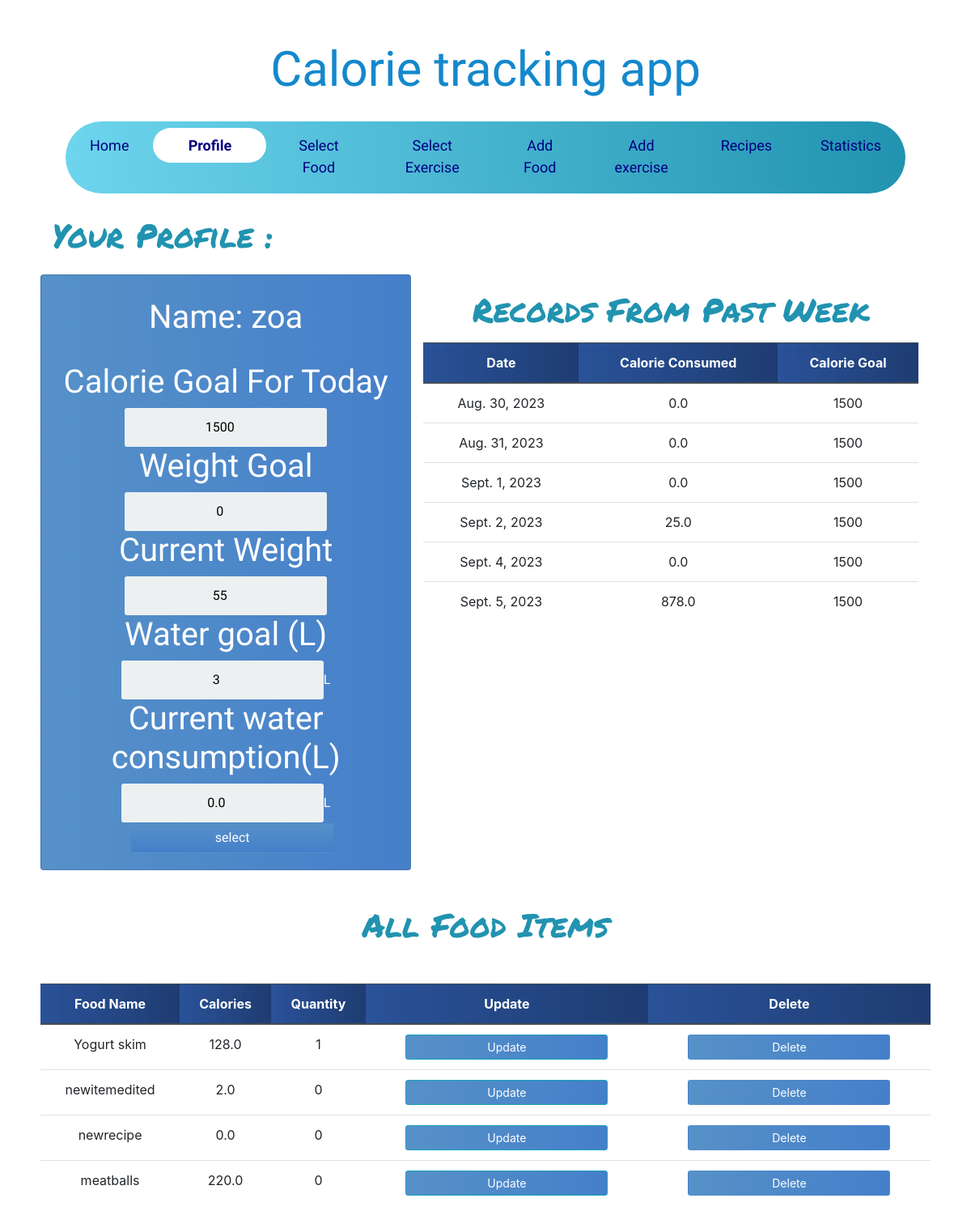
/profile/ (signed in), run on the app's committed database.
### user/models.py (models this page shows, shortened)
class Profile(models.Model):
    person_of = models.ForeignKey(User, null=True, on_delete=models.CASCADE)
    current_weight = models.IntegerField(default=0, blank=True)
    goal_weight = models.IntegerField(default=0, blank=True)
    calorie_count = models.FloatField(default=0, blank=True)
    food_selected = models.ForeignKey(Food, on_delete=models.CASCADE, null=True, blank=True)
    recipe_selected = models.ForeignKey(Receipe, on_delete=models.CASCADE, null=True, blank=True)
    exercises_selected = models.ForeignKey(Exercise, on_delete=models.CASCADE, null=True, blank=True)
    time_hour_exercise = models.IntegerField(default=0, blank=True)
    calorie_exercise = models.FloatField(null=False, default=0)
    quantity = models.FloatField(default=0)
    total_calorie = models.FloatField(default=0, null=True)
    total_calorie_exercise = models.FloatField(default=0, null=True)
    date = models.DateField(auto_now_add=True)
    calorie_goal = models.PositiveIntegerField(default=1500, blank=True)
    all_food_selected_today = models.ManyToManyField(Food, through='PostFood', related_name='inventory')
    all_recipe_selected_today = models.ManyToManyField(Receipe, through='PostFood', related_name='inventory')
    meat_type_choices = (
        ('breakfast', 'breakfast'),
        ('brunch', 'brunch'),
        ('lunch', 'lunch'),
        ('dinner', 'dinner'),
        ('supper', 'supper'),
        ('snacks', 'snacks'),
    )
    meat_type = models.CharField(max_length=50, choices=meat_type_choices, default='breakfast')
    goal_water = models.PositiveIntegerField(null=True, blank=True, default=3)
    current_water = models.FloatField(max_length=100, null=True, blank=True, default=0)

### calory_counter/models.py (models this page shows, shortened)
class Food(models.Model):
    name = models.CharField(max_length=200, null=False)
    measure = models.CharField(max_length=200, null=True)
    quantity = models.PositiveIntegerField(null=False, default=0)
    calorie = models.FloatField(null=False, default=0)
    carbohydrate = models.DecimalField(max_digits=5, decimal_places=2, default=0, null=True)
    fats = models.DecimalField(max_digits=5, decimal_places=2, default=0, null=True)
    protein = models.DecimalField(max_digits=5, decimal_places=2, default=0, null=True)
    person_of = models.ForeignKey(User, null=True, on_delete=models.CASCADE)

### calory_counter/views.py (the view)
# urls.py: path('profile/',ProfilePage,name='profile'),
@login_required
def ProfilePage(request):
    person = Profile.objects.filter(person_of=request.user).last()
    food_items = Food.objects.filter(person_of=request.user)
    form = ProfileForm(instance=person)
    if request.method == 'POST':
        form = ProfileForm(request.POST, instance=person)
        if form.is_valid():
            form.save()
            return redirect('calory_counter:profile')
    else:
        form = ProfileForm(instance=person)
    some_day_last_week = timezone.now().date() - timedelta(days=7)
    records = Profile.objects.filter(date__gte=some_day_last_week, date__lt=timezone.now().date(),
                                     person_of=request.user)
    context = {'form': form, 'food_items': food_items, 'records': records}
    return render(request, 'profile.html', context)

### calory_counter/forms.py
class ProfileForm(forms.ModelForm):
    class Meta:
        model = Profile
        fields = ('calorie_goal', 'goal_weight', 'current_weight', 'goal_water','current_water',)

### templates/profile.html (shortened to what this page needs)
{% extends 'base.html' %}
{% block content %}
<div class="container-fluid">
    <h1 class="headline">Your Profile :</h1>
        <div class="row mt-4 mb-4">
            <div class="col-lg-5 card card-body">
            <div class="app-title">
                <h1 class="text-center profile-text mt-2">Name: {{ request.user }} </h1>
            </div>
            <form method="POST" action="" class="login-form pt-4">
                <h1>Calorie Goal For Today</h1>
                {{ form.calorie_goal }}
                <h1>Weight Goal</h1>
                {{ form.goal_weight }}
                <h1>Current Weight</h1>
                {{ form.current_weight}}
                <h1>Water goal (L)</h1>
                {{ form.goal_water}}L
                <h1>Current water consumption(L)</h1>
                {{ form.current_water}}L
                <input class="btn login_btn profile-submit ml-3" type="submit" value="select">
            </form>
        </div>
        <div class="col-lg-7">
        <h1 class="text-center headline pb-2">Records From Past Week</h1>
        <table class="table text-center">
            <thead class="thead-dark">
                <tr>
                    <th scope="col">Date</th>
                    <th scope="col">Calorie Consumed</th>
                    <th scope="col">Calorie Goal</th>
                </tr>
            </thead>
            <tbody>
                {% for record in records %}
                <tr>
                    <td>{{ record.date }}</td>
                    <td>{{ record.total_calorie }}</td>
                    <td>{{ record.calorie_goal }}</td>
                </tr>
                {% endfor %}
            </tbody>
        </table>
    </div>
     </div>
    <h1 class="text-center headline">All Food Items</h1>
     <div class="row mt-5">
      <table class="table text-center">
            <thead class="thead-dark">
                <tr>
                    <th scope="col">Food Name</th>
                    <th scope="col">Calories</th>
                    <th scope="col">Quantity</th>
                    <th scope="col">Update</th>
                    <th scope="col">Delete</th>
                </tr>
            </thead>
            <tbody>
                {% for food in food_items %}
                <tr>
                    <td>{{ food.name }}</td>
                    <td>{{ food.calorie }}</td>
                    <td>{{ food.quantity }}</td>
                    <td><a class="btn btn-sm btn-info" href="{% url 'calory_counter:update_food' food.id %}">Update</a></td>
                    <td><a class="btn btn-sm " href="{% url 'calory_counter:delete_food' food.id %}">Delete</a></td>
                </tr>
                {% endfor %}
            </tbody>
        </table>
    </div>
</div>
{% endblock content %}

### static/base.css (style rules this page uses)
a { text-decoration:none !important; }
body { font-family: Arial; background-color: #3498DB; padding: 50px; }
.app-title { text-align: center; color: #777; }
.login-form { text-align: center; }
input { text-align: center; background-color: #ECF0F1; border: 2px solid transparent; border-radius: 3px; font-size: 16px; font-weight: 200; padding: 10px 0; width: 250px; transition: border .5s; }
.btn { background: #457fca; background: -webkit-linear-gradient(to right, #5691c8, #457fca); background: linear-gradient(to right, #5691c8, #457fca); color: white !important; font-size: 16px; line-height: 25px; padding: 10px 0; text-decoration: none; text-shadow: none; border-radius: 3px; box-shadow: none; transition: 0.25s; display: block; width: 250px; margin: 0 auto; }
.card { background: #457fca; background: -webkit-linear-gradient(to right, #5691c8, #457fca); background: linear-gradient(to right, #5691c8, #457fca); color:white; }
.card::before, .card::after { position: absolute; top: 0; right: 0; bottom: 0; left: 0; transform: scale3d(0, 0, 1); transition: transform .3s ease-out 0s; background: rgba(255, 255, 255, 0.1); content: ''; pointer-events: none; }
.card::before { transform-origin: left top; }
.card::after { transform-origin: right bottom; }
th { background: #1e3c72; background: -webkit-linear-gradient(to right, #2a5298, #1e3c72); background: linear-gradient(to right, #2a5298, #1e3c72); }
.card { font-family: 'Grandstander', cursive; font-family: 'Ubuntu', sans-serif; }
.headline { font-family: 'Permanent Marker', cursive; padding-top:20px; color: #2193b0; color: -webkit-linear-gradient(to right, #6dd5ed, #2193b0); color: linear-gradient(to right, #6dd5ed, #2193b0); }
.profile-text { color:white; font-family: 'Lobster', cursive; }
.table { background-color: white; color: #18AD7C; }
.profile-submit { background: #457fca; background: -webkit-linear-gradient(to bottom, #5691c8, #457fca); background: linear-gradient(to bottom, #5691c8, #457fca); }

### data on the page
Profile: calorie_goal "1500", goal_weight "0", current_weight "55", goal_water "3", current_water "0.0"
Profile: date "Aug. 30, 2023", total_calorie "0.0", calorie_goal "1500"
Profile: date "Aug. 31, 2023", total_calorie "0.0", calorie_goal "1500"
Profile: date "Sept. 1, 2023", total_calorie "0.0", calorie_goal "1500"
Profile: date "Sept. 2, 2023", total_calorie "25.0", calorie_goal "1500"
Profile: date "Sept. 4, 2023", total_calorie "0.0", calorie_goal "1500"
Profile: date "Sept. 5, 2023", total_calorie "878.0", calorie_goal "1500"
Food: name "Yogurt skim", calorie "128.0", quantity "1"
Food: name "newitemedited", calorie "2.0", quantity "0"
Food: name "newrecipe", calorie "0.0", quantity "0"
Food: name "meatballs", calorie "220.0", quantity "0"

### other printed values
{{ request.user }} "zoa"
